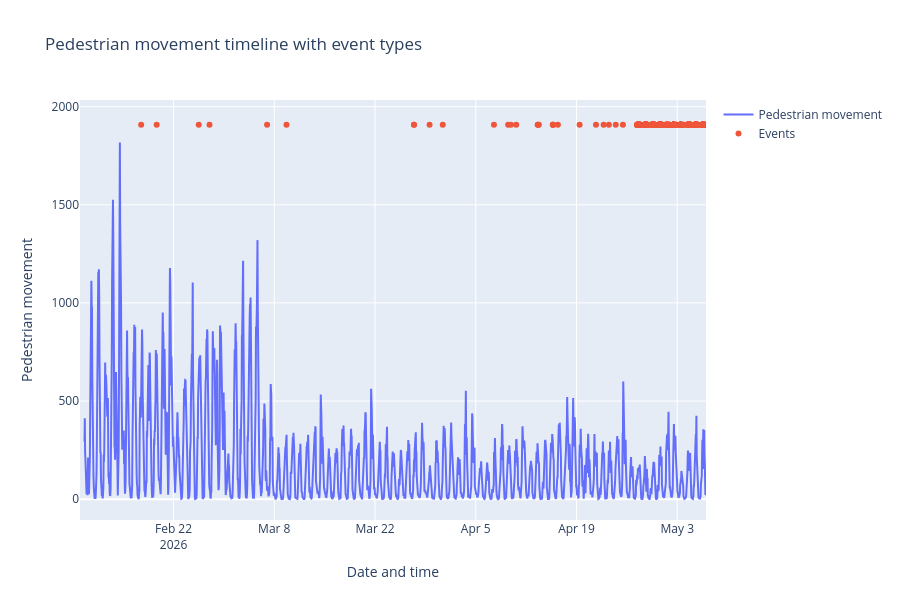

The cell this chart's notebook holds for it:
### Markdown cell above
Timeline with events

### Code cell
import pandas as pd
import plotly.graph_objects as go
import numpy as np

# Load data
movement = pd.read_csv("../movement_stats_hourly.csv")
events = pd.read_csv("clean_events_for_visualization.csv")

# Define period
start_date = pd.Timestamp("2026-02-09")
end_date = pd.Timestamp("2026-05-06 23:59:59")

# Clean movement timestamps
movement["timestamp"] = pd.to_datetime(
    movement["timestamp"],
    errors="coerce",
    utc=True
)

movement["timestamp"] = (
    movement["timestamp"]
    .dt.tz_convert("Europe/Copenhagen")
    .dt.tz_localize(None)
)

# Filter movement to the correct period
movement = movement[
    (movement["timestamp"] >= start_date) &
    (movement["timestamp"] <= end_date)
].copy()

# Keep pedestrians only
pedestrians = movement[movement["category"] == "pedestrian"].copy()

hourly_people = (
    pedestrians
    .groupby("timestamp", as_index=False)["amount"]
    .sum()
)

# Clean event datetime
events["event_datetime"] = pd.to_datetime(
    events["event_datetime"],
    errors="coerce"
)

# Filter events to the same period
events = events[
    (events["event_datetime"] >= start_date) &
    (events["event_datetime"] <= end_date)
].copy()

# Plot
fig = go.Figure()

fig.add_trace(go.Scatter(
    x=hourly_people["timestamp"],
    y=hourly_people["amount"],
    mode="lines",
    name="Pedestrian movement"
))

fig.add_trace(go.Scatter(
    x=events["event_datetime"],
    y=[hourly_people["amount"].max() * 1.05] * len(events),
    mode="markers",
    name="Events",
    text=events["event_category"],
    hovertemplate=(
        "Event type: <b>%{text}</b><br>"
        "Date/time: %{x}<extra></extra>"
    )
))

fig.update_layout(
    title="Pedestrian movement timeline with event types",
    xaxis_title="Date and time",
    yaxis_title="Pedestrian movement",
    height=600,
    hovermode="closest"
)

# Force x-axis to show only this period
fig.update_xaxes(range=[start_date, end_date])

fig.show()

### Figure 1 — Plotly figure (JSON) as saved in the notebook; plotly's stock layout.template omitted (floating-point values rounded to 4 significant figures; data arrays with more than 128 entries replaced by an {"elided": "..."} marker saying what was removed)
{"data": [{"mode": "lines", "name": "Pedestrian movement", "type": "scatter", "x": {"elided": "2017 str values"}, "y": {"elided": "2017 int values"}}, {"hovertemplate": "Event type: <b>%{text}</b><br>Date/time: %{x}<extra></extra>", "mode": "markers", "name": "Events", "text": {"elided": "468 str values"}, "type": "scatter", "x": {"elided": "468 str values"}, "y": {"elided": "468 float values"}}], "layout": {"height": 600, "hovermode": "closest", "title": {"text": "Pedestrian movement timeline with event types"}, "xaxis": {"range": ["2026-02-09T00:00:00", "2026-05-06T23:59:59"], "title": {"text": "Date and time"}}, "yaxis": {"title": {"text": "Pedestrian movement"}}}}
